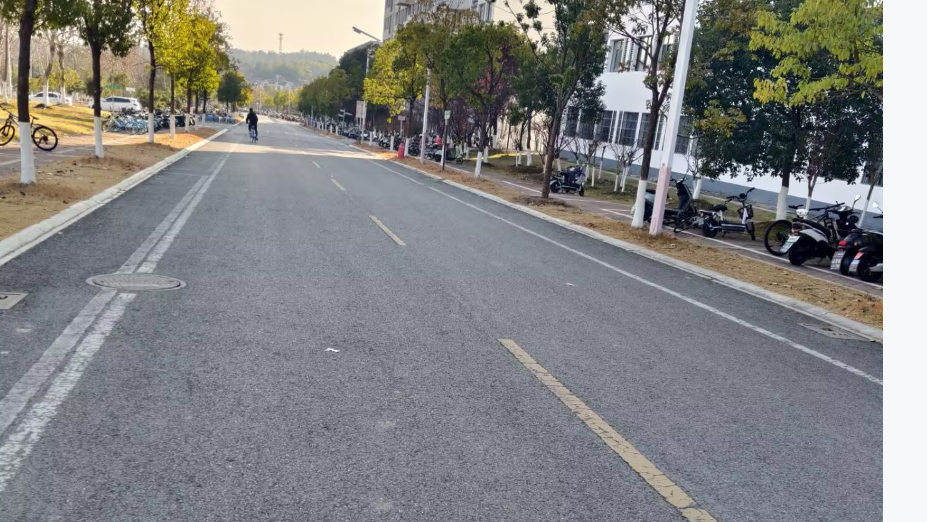
#> input picture 纪永灶+2023217516/experiment2/img_3.png, 927 x 522 px
$ python experiment2.py
#> lines starting #> are read from the running program, lines starting #| are printed output that depends on the picture; after the words box and inside, x2 and y2 are one past the last pixel; in counts of white or black regions, pixels touching at a corner belong together
import cv2
import numpy as np
import matplotlib.pyplot as plt
plt.rcParams["font.family"] = ["SimHei", "WenQuanYi Micro Hei", "Heiti TC"]
plt.rcParams["axes.unicode_minus"] = False  # 解决负号显示问题
def detect_lane_lines(image_path):
    # 读取图像
#> called with image_path = 'img_3.png'
    img = cv2.imread(image_path)
#> img is the input picture: shape (522, 927, 3); mean B, G, R 130, 129.5, 128.9
    if img is None:
        raise ValueError("无法读取图像，请检查路径是否正确")
    original_img = img.copy()
    height, width = img.shape[:2]
    # 图像预处理
    # 转灰度图
    gray = cv2.cvtColor(img, cv2.COLOR_BGR2GRAY)
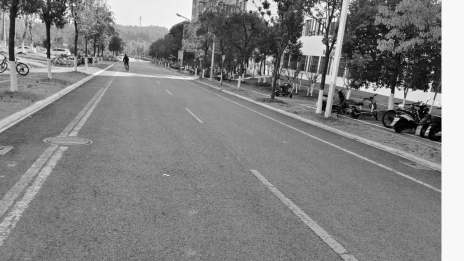
#> gray: shape (522, 927) (shown at 1/2 size); min 1, max 255, mean 129.4
    # 高斯模糊
    blur = cv2.GaussianBlur(gray, (7, 7), 0)
    # Canny边缘检测
    canny = cv2.Canny(blur, 40, 120)
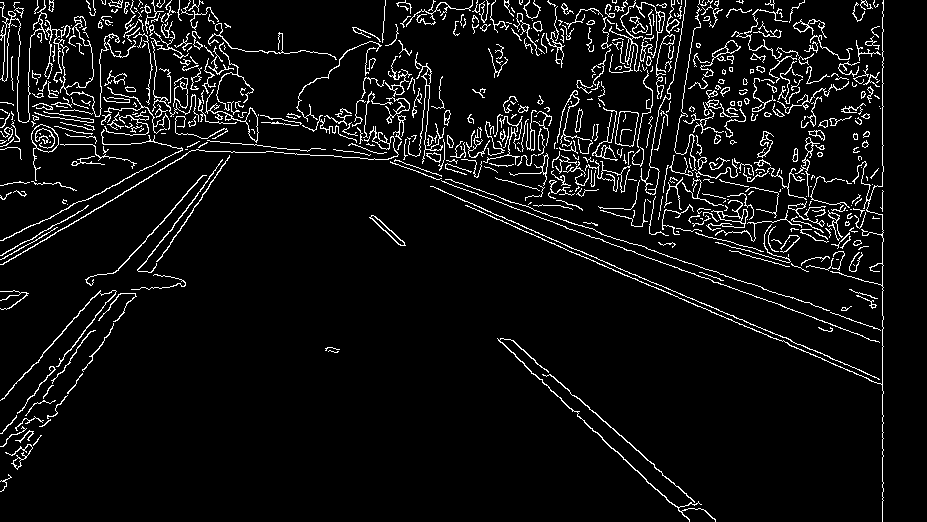
#> canny: shape (522, 927); 6.3% white in thin lines or dots
    # 定义感兴趣区域（仅保留道路区域，过滤无关背景）
    def region_of_interest(edge_img):
        mask = np.zeros_like(edge_img)
        # 构建梯形感兴趣区域（适配道路“近宽远窄”的透视）
        vertices = np.array([[
            (width*0.05, height),         # 左下（更靠左）
            (width*0.15, height*0.25),    # 左上（更高、更靠左）
            (width*0.85, height*0.25),    # 右上（更高、更靠右）
            (width*0.95, height)          # 右下（更靠右）
        ]], dtype=np.int32)
        cv2.fillPoly(mask, vertices, 255)
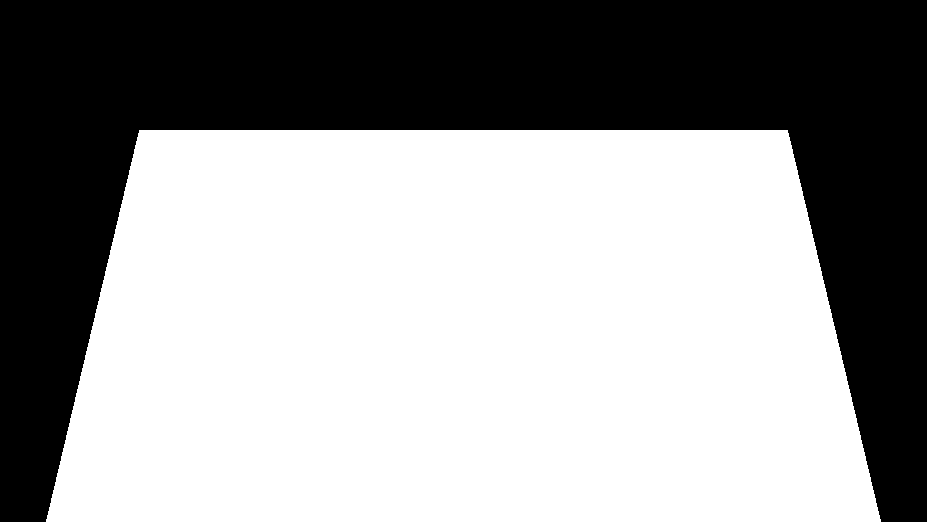
#> mask: shape (522, 927); 60.1% white; 1 black region, box (x1, y1, x2, y2) and area: (0, 0, 927, 522) 193030
        masked_edge = cv2.bitwise_and(edge_img, mask)
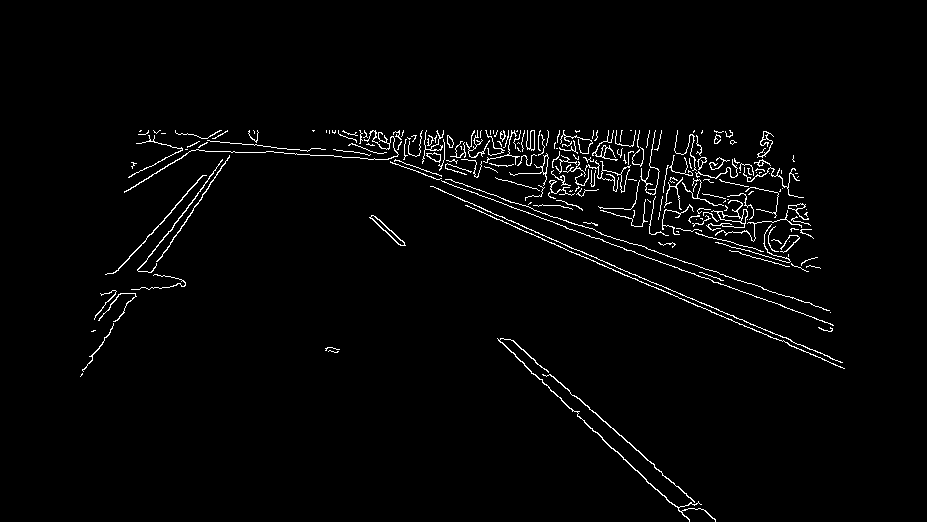
#> masked_edge: shape (522, 927); 2.2% white in thin lines or dots, all inside (x1, y1, x2, y2) = (80, 130, 845, 522)

        return masked_edge
    masked_canny = region_of_interest(canny)
    plt.imshow(masked_canny, cmap='gray')
    plt.title("ROI后的边缘图像")
    plt.axis('off')
    plt.show()
    # 霍夫变换检测直线
    lines = cv2.HoughLinesP(
        masked_canny,
        rho=1,               # 霍夫变换检测直线
        theta=np.pi/180,     # 极坐标角度步长（弧度）
        threshold=45,        # 直线的最小投票数
        minLineLength=100,   # 检测的最小线段长度
        maxLineGap=25        # 线段间的最大间隙（小于则合并）
    )
#> lines = 86 rows, first 6: [487, 211, 842, 362], [487, 193, 830, 312], [511, 207, 832, 324], [364, 153, 634, 251], [526, 232, 842, 367], [510, 339, 654, 464]
    # 筛选左右车道线
    left_lines = []  # 左车道线（斜率：-1.8 ~ -0.8）
    right_lines = [] # 右车道线（斜率：0.6 ~ 2）
    if lines is not None:
        for line in lines:
            x1, y1, x2, y2 = line[0]
            # 计算斜率
            if x2 - x1 == 0:
                right_lines.append(line[0])
            slope = (y2 - y1) / (x2 - x1)
            # 过滤路边、护栏等干扰线
            if 0.6 < slope < 1.8:
                right_lines.append(line[0])
            elif -1.8 < slope < -0.6:
                left_lines.append(line[0])
#> this loop made 86 passes
#> (x1, y1, x2, y2, slope) on passes 1 to 8: (487, 211, 842, 362, 0.425), (487, 193, 830, 312, 0.347), (511, 207, 832, 324, 0.364), (364, 153, 634, 251, 0.363), (526, 232, 842, 367, 0.427), (510, 339, 654, 464, 0.868), (82, 374, 238, 143, -1.48), (508, 339, 715, 519, 0.87)
#> after the loop, left_lines = [[82, 374, 238, 143], [99, 320, 204, 185], [84, 369, 173, 237], [98, 320, 213, 173]]; right_lines = [[510, 339, 654, 464], [508, 339, 715, 519], [524, 365, 689, 519], [498, 340, 682, 512]]
    # 拟合左右车道线（计算平均线段）
    def draw_lane_lines(img, lines):
        if not lines:
            return img
        # 计算所有线段的斜率和截距的平均值
        slope_sum = 0
        intercept_sum = 0
        count = 0
        for x1, y1, x2, y2 in lines:
            if x2 - x1 == 0:
                continue
            slope = (y2 - y1) / (x2 - x1)
            intercept = y1 - slope * x1
            slope_sum += slope
            intercept_sum += intercept
            count += 1
#> this loop made 4 passes
#> (x1, y1, x2, y2, slope, intercept, slope_sum, intercept_sum) on passes 1 to 4: (82, 374, 238, 143, -1.48, 495.4, -1.48, 495.4), (99, 320, 204, 185, -1.29, 447.3, -2.77, 942.7), (84, 369, 173, 237, -1.48, 493.6, -4.25, 1436.3), (98, 320, 213, 173, -1.28, 445.3, -5.53, 1881.6)
#> after the loop, count = 4; intercept_sum = 1881.6; slope_sum = -5.53
        if count == 0:
            return img
        avg_slope = slope_sum / count
#> avg_slope = -1.38
        avg_intercept = intercept_sum / count
#> avg_intercept = 470.4
        # 确定车道线的上下端点（覆盖完整感兴趣区域）
        y_bottom = height
        y_top = int(height * 0.65)  # 与ROI顶部对齐
        x_bottom = int((y_bottom - avg_intercept) / avg_slope)
#> x_bottom = -37
        x_top = int((y_top - avg_intercept) / avg_slope)
#> x_top = 95
        # 绘制车道线（调整线宽适配宽道路）
        cv2.line(img, (x_bottom, y_bottom), (x_top, y_top), (0, 255, 0), 6)
        return img
    # 绘制左右车道线
    result_img = original_img.copy()
    result_img = draw_lane_lines(result_img, left_lines)
    result_img = draw_lane_lines(result_img, right_lines)
#> the loop in draw_lane_lines (call 2), `for x1, y1, x2, y2 in lines:` made 4 passes
#> (x1, y1, x2, y2, slope, intercept, slope_sum, intercept_sum) on passes 1 to 4: (510, 339, 654, 464, 0.868, -103.7, 0.868, -103.7), (508, 339, 715, 519, 0.87, -102.7, 1.74, -206.4), (524, 365, 689, 519, 0.933, -124.1, 2.67, -330.5), (498, 340, 682, 512, 0.935, -125.5, 3.61, -456)
#> after the loop in draw_lane_lines (call 2), `for x1, y1, x2, y2 in lines:`: count = 4; intercept_sum = -456; slope_sum = 3.61
#> in draw_lane_lines (call 2), `avg_slope = slope_sum / count`: avg_slope = 0.901
#> in draw_lane_lines (call 2), `avg_intercept = intercept_sum / count`: avg_intercept = -114
#> in draw_lane_lines (call 2), `x_bottom = int((y_bottom - avg_intercept) / avg_slope)`: x_bottom = 705
#> in draw_lane_lines (call 2), `x_top = int((y_top - avg_intercept) / avg_slope)`: x_top = 502
#> in draw_lane_lines (call 2), `cv2.line(img, (x_bottom, y_bottom), (x_top, y_top), (0, 255, 0), 6)`:
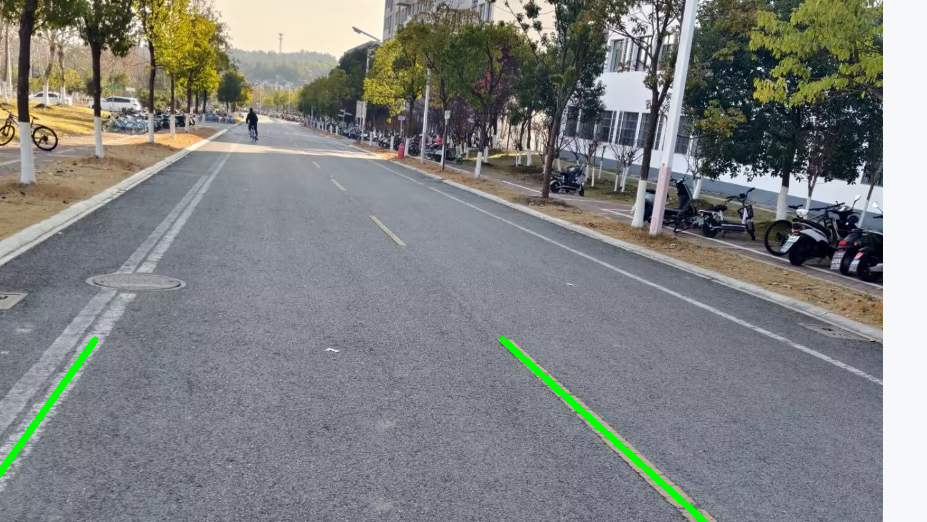
#> img: shape (522, 927, 3); mean B, G, R 129, 130, 127.8
    return original_img, result_img
img_path = "img_3.png"
original_rgb, result_rgb = detect_lane_lines(img_path)
# 显示结果
plt.figure(figsize=(16, 8))
# 原始图像
plt.subplot(1, 2, 1)
plt.imshow(original_rgb)
plt.title("原始图像")
plt.axis("off")
# 道线检测结果
plt.subplot(1, 2, 2)
plt.imshow(result_rgb)
plt.title("道线检测结果")
plt.axis("off")
plt.tight_layout()
plt.show()
